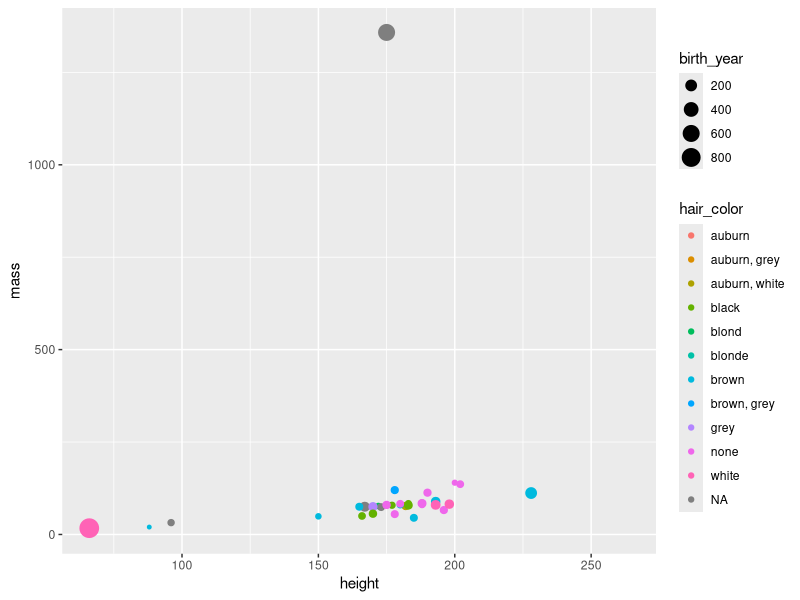
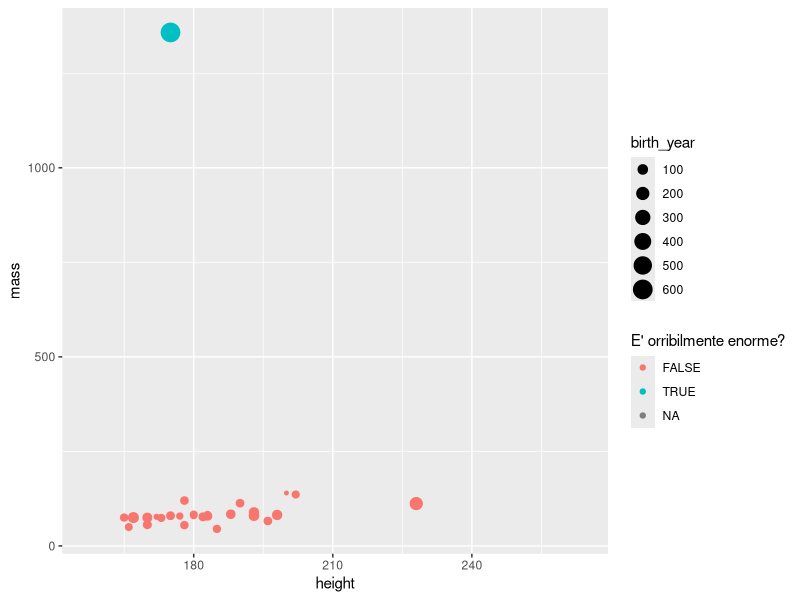

Write R code to recreate these figures, in order.
## ---- chunk 1
library(tidyverse)
## ---- chunk 2
dim(starwars)
## ---- chunk 3
ggplot(starwars, 
       aes(x = height, y = mass,  size = birth_year, color = hair_color)) +
  geom_point()
## ---- chunk 4
starwars %>% 
  mutate(jabba_color = ifelse(mass > 200, T, F)) %>% 
  filter(height > 150) %>% 
  ggplot(aes(x = height, y = mass, color = jabba_color, size = birth_year)) +
    geom_point()+
  labs(color = "E' orribilmente enorme?")
## ---- chunk 5
2+2
## ---- chunk 6

## ---- chunk 7

## ---- chunk 8

